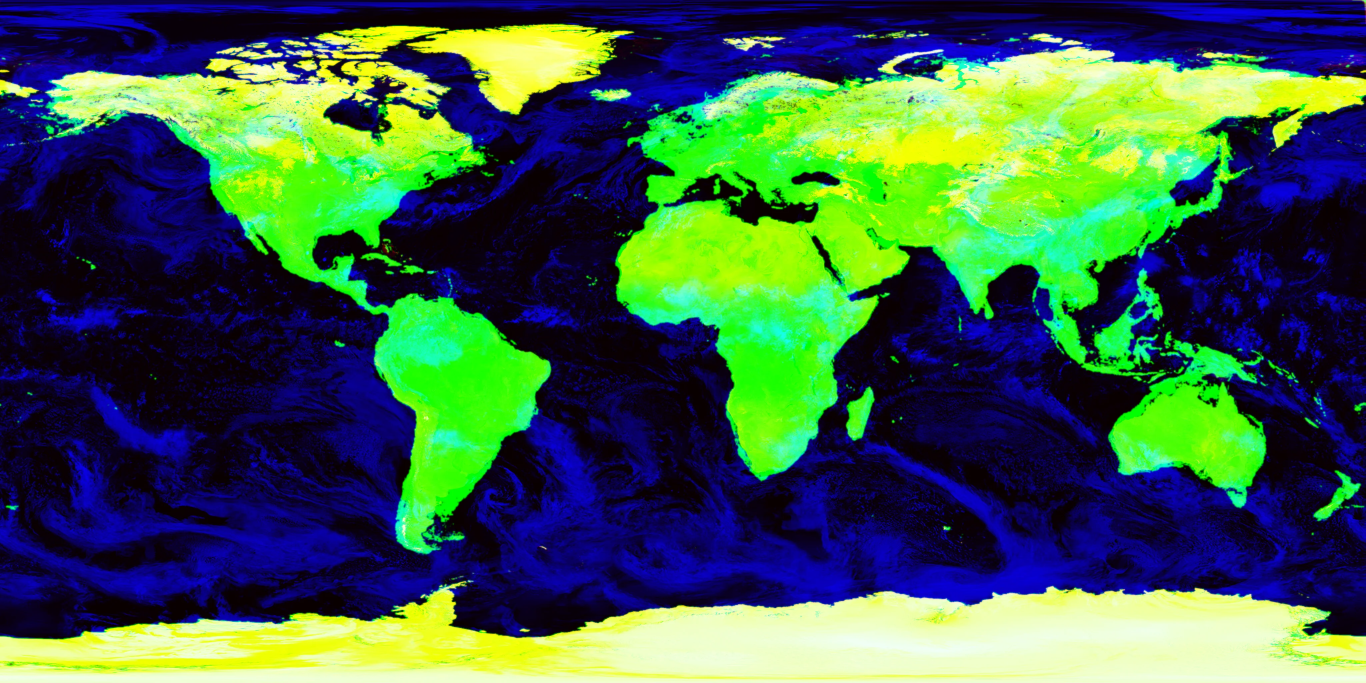
#> input picture docs/sources/globe-base/data.webp, 4096 x 2048 px, found by its file name (shown at 1/3 size)
$ python grade_globe.py
#> lines starting #> are read from the running program, lines starting #| are printed output that depends on the picture
"""Grade the NASA globe textures into public/globe/ (run from the repo root). Bases: docs/sources/globe-base/.

day.webp   Blue Marble NG, July 2004 (record 74092): oceans lifted to a clear mid blue, land brightened
night.webp Black Marble 2016 (record 144898): city light kept warm over a near-neutral dark base
data.webp  r: land relief (halved), g: land mask, b: clouds — r is rescaled in place
"""
import numpy as np
from PIL import Image, ImageFilter

SRC = 'docs/sources/nasa/'
W, H = 4096, 2048
data = Image.open('docs/sources/globe-base/data.webp').convert('RGB')
#> data is the input picture: PIL image 4096x2048 RGB; mean R, G, B 61.4, 94.7, 76
r, g, b = [np.asarray(c, np.float32) for c in data.split()]
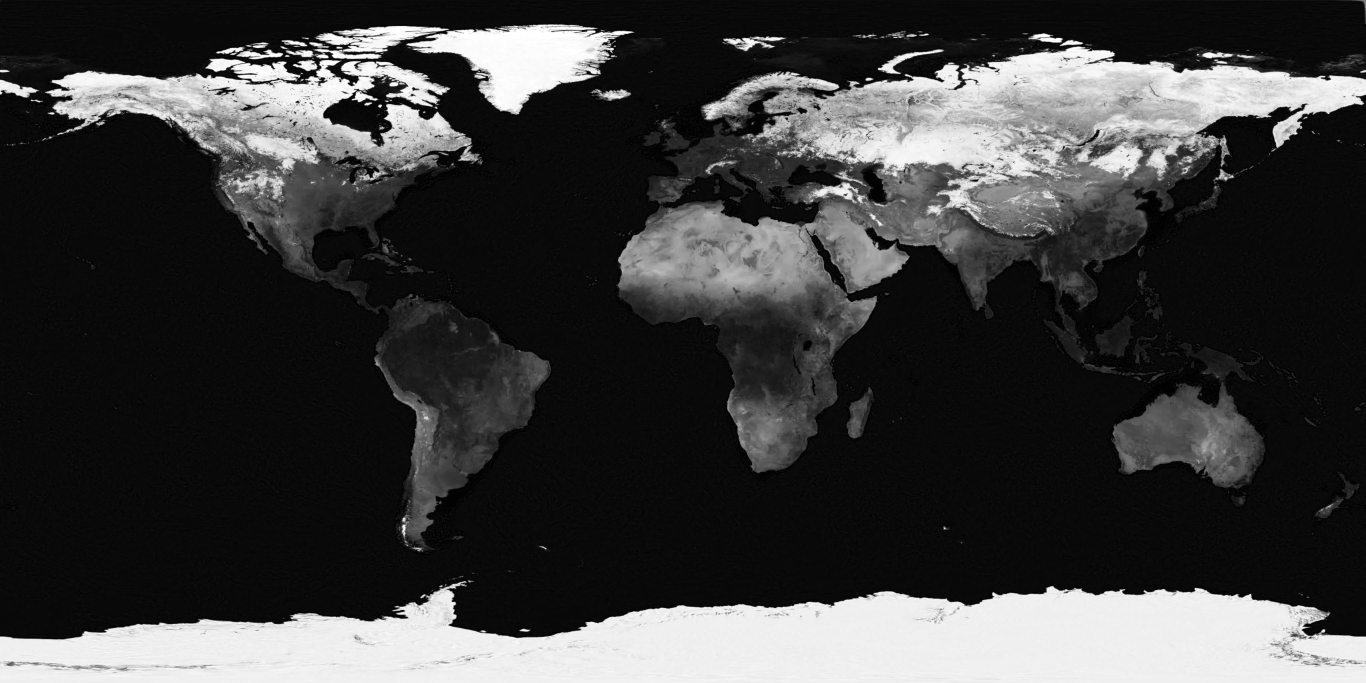
#> r: shape (2048, 4096) float32 (shown at 1/3 size); min 0, max 255, mean 61.4
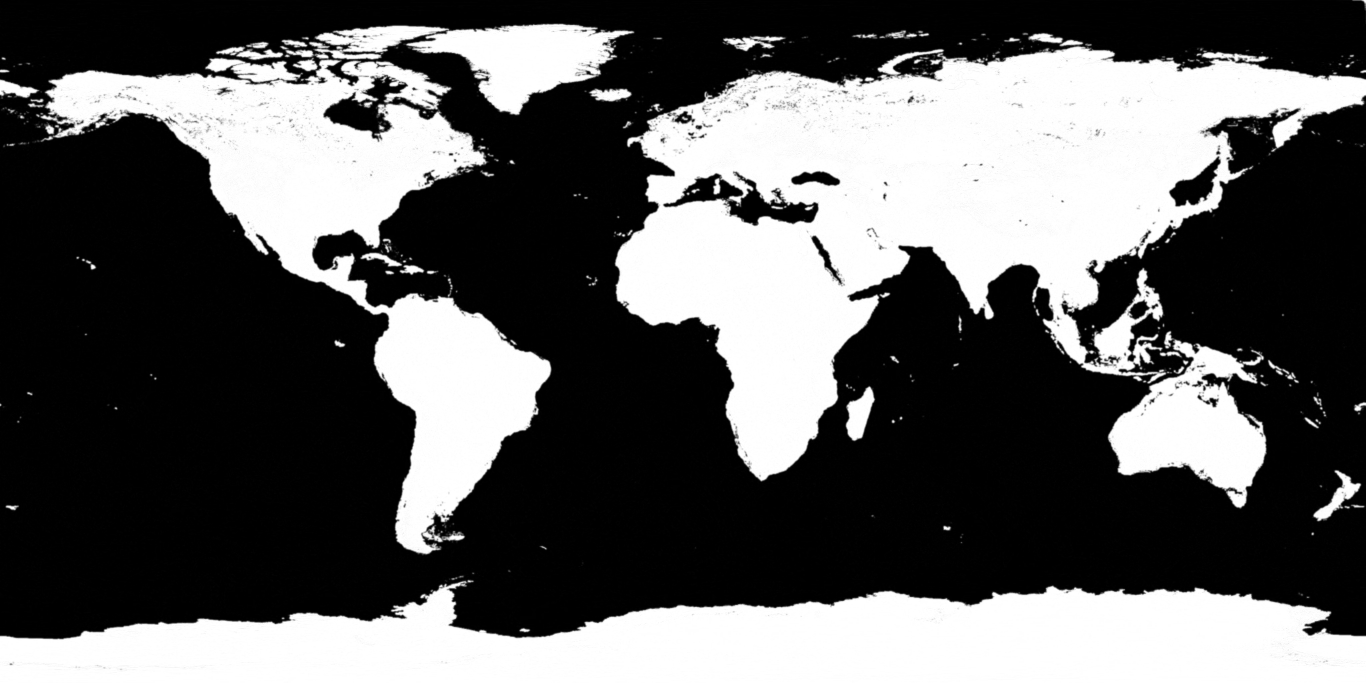
#> g: shape (2048, 4096) float32 (shown at 1/3 size); min 0, max 255, mean 94.7
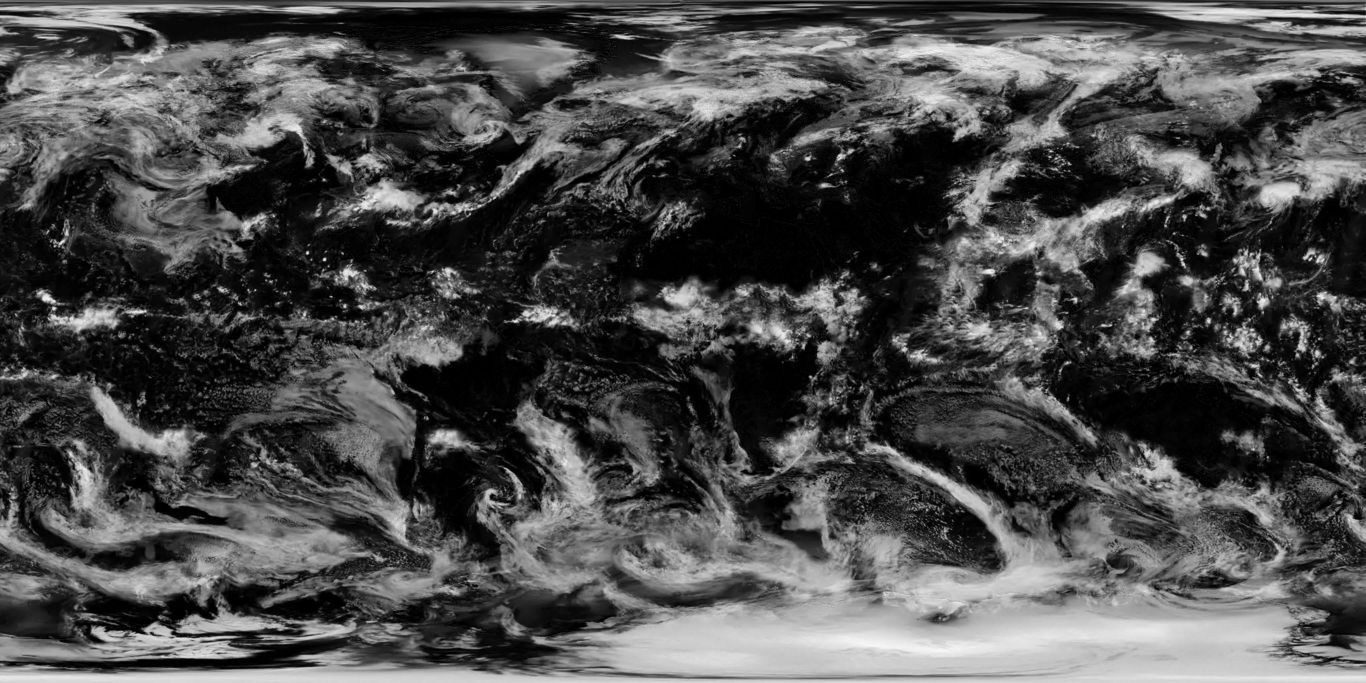
#> b: shape (2048, 4096) float32 (shown at 1/3 size); min 0, max 255, mean 76

#> (the run stopped early here; a loop or call above may not have finished)
